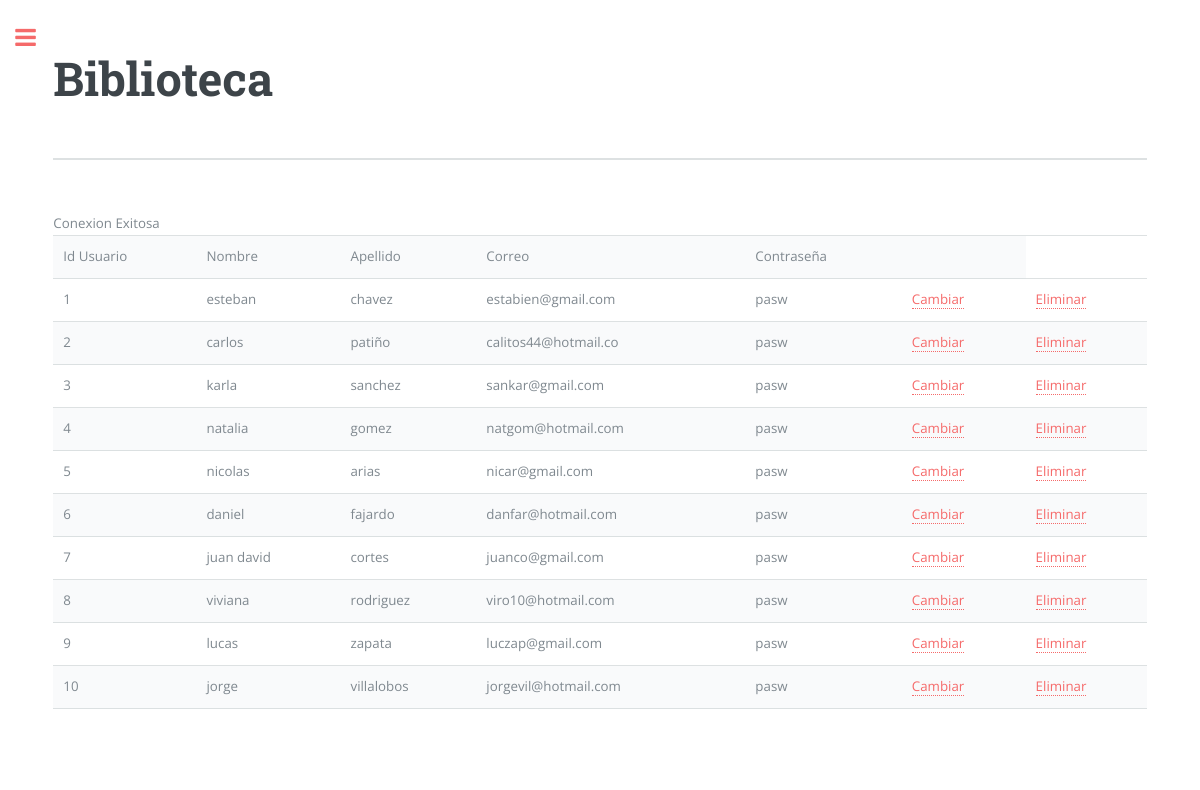
Screenshot of /change.php with the database file from the repository.
### tables this page shows
CREATE TABLE `users` (
  `id_user` int(11) NOT NULL,
  `name` varchar(50) NOT NULL,
  `last_name` varchar(20) NOT NULL,
  `mail` varchar(20) NOT NULL,
  `password` varchar(20) NOT NULL,
  `id_book` int(11) DEFAULT NULL
);

### change.php (the view, shortened to what this page needs)
<!DOCTYPE HTML>
<html>
	<head>
		<link rel="stylesheet" href="assets/css/main.css" />
	</head>
	<body>
			<div id="wrapper">
					<div id="main">
						<div class="inner">
								<section id="banner">
									<div class="content">
										<header>
											<h1>Biblioteca</h1>
										</header>
									</div>
								</section>
								<section>
								<?php
$conexion = mysqli_connect("localhost", "root", "", "library");
if ($conexion) {
    echo 'Conexion Exitosa';
} else {
    echo 'Problemas Al Conectar';
}
$consulta = "select * from users";
$datos = mysqli_query($conexion, $consulta);
echo "<table border='solid'>";
echo "<tr><td>Id Usuario</td><td>Nombre</td><td>Apellido</td><td>Correo</td><td>Contraseña</td><td></td></tr>";
while ($row = mysqli_fetch_array($datos)) {
    echo '<tr>';
    echo "<td>" . $row['id_user'] . "</td>";
    echo "<td>" . $row['name'] . "</td>";
    echo "<td>" . $row['last_name'] . "</td>";
    echo "<td>" . $row['mail'] . "</td>";
    echo "<td>" . $row['password'] . "</td>";
    echo "<td><a href='changes_u.php?codUser=".$row['id_user']."'>Cambiar</a></td>";
	echo "<td><a href='drop_user.php?codUser=".$row['id_user']."'>Eliminar</a></td>";
}
echo '</table>';
?>
								</section>
						</div>
					</div>
			</div>
	</body>
</html>

### assets/css/main.css (style rules this page uses)
html, body, div, span, applet, object, iframe, h1, h2, h3, h4, h5, h6, p, blockquote, pre, a, abbr, acronym, address, big, cite, code, del, dfn, em, img, ins, kbd, q, s, samp, small, strike, strong, sub, sup, tt, var, b, u, i, center, dl, dt, dd, ol, ul, li, fieldset, form, label, legend, table, caption, tbody, tfoot, thead, tr, th, td, article, aside, canvas, details, embed, figure, figcaption, footer, header, hgroup, menu, nav, output, ruby, section, summary, time, mark, audio, video { margin: 0; padding: 0; border: 0; font-size: 100%; font: inherit; vertical-align: baseline; }
article, aside, details, figcaption, figure, footer, header, hgroup, menu, nav, section { display: block; }
body { line-height: 1; }
table { border-collapse: collapse; border-spacing: 0; }
body { -webkit-text-size-adjust: none; }
*, *:before, *:after { -moz-box-sizing: border-box; -webkit-box-sizing: border-box; box-sizing: border-box; }
body { -ms-overflow-style: scrollbar; }
body { background: #ffffff; }
body, input, select, textarea { color: #7f888f; font-family: "Open Sans", sans-serif; font-size: 13pt; font-weight: 400; line-height: 1.65; }
@media screen and (max-width: 1680px) { body, input, select, textarea { font-size: 11pt; } }
@media screen and (max-width: 1280px) { body, input, select, textarea { font-size: 10pt; } }
a { -moz-transition: color 0.2s ease-in-out, border-bottom-color 0.2s ease-in-out; -webkit-transition: color 0.2s ease-in-out, border-bottom-color 0.2s ease-in-out; -ms-transition: color 0.2s ease-in-out, border-bottom-color 0.2s ease-in-out; transition: color 0.2s ease-in-out, border-bottom-color 0.2s ease-in-out; border-bottom: dotted 1px; color: #f56a6a; text-decoration: none; }
h1, h2, h3, h4, h5, h6 { color: #3d4449; font-family: "Roboto Slab", serif; font-weight: 700; line-height: 1.5; margin: 0 0 1em 0; }
h1 { font-size: 4em; margin: 0 0 0.5em 0; line-height: 1.3; }
@media screen and (max-width: 1680px) { h1 { font-size: 3.5em; } }
table { margin: 0 0 2em 0; width: 100%; }
table tbody tr { border: solid 1px rgba(210, 215, 217, 0.75); border-left: 0; border-right: 0; }
table tbody tr:nth-child(2n + 1) { background-color: rgba(230, 235, 237, 0.25); }
table td { padding: 0.75em 0.75em; }
#wrapper { display: -moz-flex; display: -webkit-flex; display: -ms-flex; display: flex; -moz-flex-direction: row-reverse; -webkit-flex-direction: row-reverse; -ms-flex-direction: row-reverse; flex-direction: row-reverse; min-height: 100vh; }
#main { -moz-flex-grow: 1; -webkit-flex-grow: 1; -ms-flex-grow: 1; flex-grow: 1; -moz-flex-shrink: 1; -webkit-flex-shrink: 1; -ms-flex-shrink: 1; flex-shrink: 1; width: 100%; }
#main > .inner { padding: 0 6em 0.1em 6em ; margin: 0 auto; max-width: 110em; }
#main > .inner > section { padding: 6em 0 4em 0 ; border-top: solid 2px rgba(210, 215, 217, 0.75); }
#main > .inner > section:first-of-type { border-top: 0 !important; }
@media screen and (max-width: 1680px) { #main > .inner { padding: 0 5em 0.1em 5em ; } }
@media screen and (max-width: 1680px) { #main > .inner > section { padding: 5em 0 3em 0 ; } }
@media screen and (max-width: 1280px) { #main > .inner { padding: 0 4em 0.1em 4em ; } }
@media screen and (max-width: 1280px) { #main > .inner > section { padding: 4em 0 2em 0 ; } }
#banner { padding: 6em 0 4em 0 ; display: -moz-flex; display: -webkit-flex; display: -ms-flex; display: flex; }
#banner h1 { margin-top: -0.125em; }
#banner .content { -moz-flex-grow: 1; -webkit-flex-grow: 1; -ms-flex-grow: 1; flex-grow: 1; -moz-flex-shrink: 1; -webkit-flex-shrink: 1; -ms-flex-shrink: 1; flex-shrink: 1; width: 50%; }

### rows the page displays
users: id_user "1", name "esteban", last_name "chavez", mail "estabien@gmail.com", password "pasw"
users: id_user "2", name "carlos", last_name "patiño", mail "calitos44@hotmail.co", password "pasw"
users: id_user "3", name "karla", last_name "sanchez", mail "sankar@gmail.com", password "pasw"
users: id_user "4", name "natalia", last_name "gomez", mail "natgom@hotmail.com", password "pasw"
users: id_user "5", name "nicolas", last_name "arias", mail "nicar@gmail.com", password "pasw"
users: id_user "6", name "daniel", last_name "fajardo", mail "danfar@hotmail.com", password "pasw"
users: id_user "7", name "juan david", last_name "cortes", mail "juanco@gmail.com", password "pasw"
users: id_user "8", name "viviana", last_name "rodriguez", mail "viro10@hotmail.com", password "pasw"
users: id_user "9", name "lucas", last_name "zapata", mail "luczap@gmail.com", password "pasw"
users: id_user "10", name "jorge", last_name "villalobos", mail "jorgevil@hotmail.com", password "pasw"
